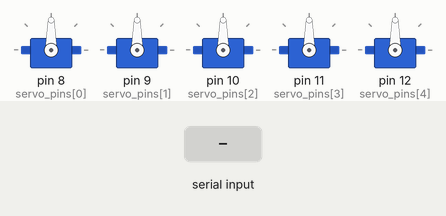
A sketch run on a simulated Arduino Uno, built with avr-gcc and run on an emulated ATmega328P. On the bench: 5 × servo. The inputs (shaded band) are chosen by the test bench.

Above: at 1.2 s.
1.3 s: "w,45\n" received over Serial
At 1.9 s:
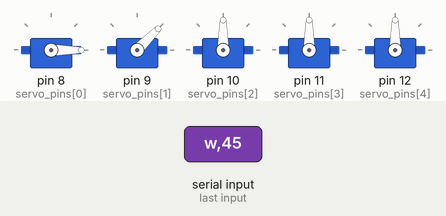
2.8 s: "w90\n" received over Serial
At 4.2 s:
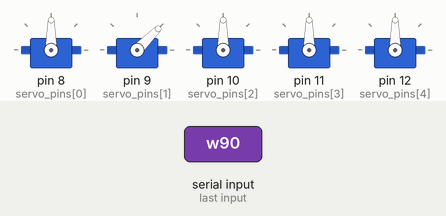
Timing chart, 0 to 5.8 s (numbered marks = the images above; inputs shaded):
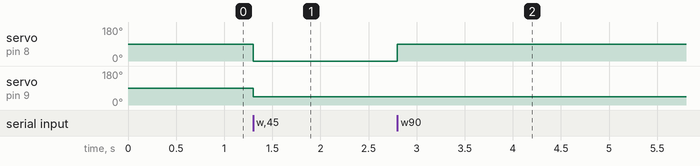

Measured:
- after the input at 1.3 s, servo on pin 8 (servo_pins[0]): 90° → 0° at once; servo on pin 9 (servo_pins[1]): 90° → 45° at once
- after the input at 2.8 s, servo on pin 8 (servo_pins[0]): 0° → 90° at once

The sketch:

servo_control.ino
```cpp
#include <Servo.h>

// Define number of joints/servos
#define NUM_JOINTS 5

// Servo objects and configurations
Servo servos[NUM_JOINTS];
const int servo_pins[NUM_JOINTS] = {8, 9, 10, 11, 12}; // Adjust pins as needed
float current_positions[NUM_JOINTS] = {90, 90, 90, 90, 90}; // Starting positions

// Servo constraints
const float MIN_ANGLE = 0.0;
const float MAX_ANGLE = 180.0;

void setup() {
    // Initialize serial communication
    Serial.begin(115200);
    Serial.setTimeout(1);

    // Initialize all servos
    for(int i = 0; i < NUM_JOINTS; i++) {
        servos[i].attach(servo_pins[i]);
        servos[i].write(current_positions[i]);
    }
}

// Validate angle is within constraints
bool isValidAngle(float angle) {
    return angle >= MIN_ANGLE && angle <= MAX_ANGLE;
}

void loop() {
    if(Serial.available()) {
        String command = Serial.readStringUntil('\n');

        // Process command based on first character
        char cmd = command.charAt(0);

        switch(cmd) {
            case 'r': // Read current positions
                // Send current positions as comma-separated values
                for(int i = 0; i < NUM_JOINTS; i++) {
                    Serial.print(current_positions[i]);
                    if(i < NUM_JOINTS - 1) {
                        Serial.print(",");
                    }
                }
                Serial.println();
                break;

            case 'w': // Write new positions
                // Expected format: "w90,90,90,90,90"
                command = command.substring(1); // Remove the 'w'
                int index = 0;
                int lastIndex = 0;

                // Parse comma-separated values
                while(lastIndex < command.length() && index < NUM_JOINTS) {
                    int nextComma = command.indexOf(',', lastIndex);
                    if(nextComma == -1) {
                        nextComma = command.length();
                    }

                    String valueStr = command.substring(lastIndex, nextComma);
                    float newPosition = valueStr.toFloat();

                    // Validate and update servo position
                    if (isValidAngle(newPosition)) {
                        servos[index].write(newPosition);
                        current_positions[index] = newPosition;
                    } else {
                        Serial.print("Invalid angle for joint ");
                        Serial.print(index);
                        Serial.println(". Skipping.");
                    }

                    lastIndex = nextComma + 1;
                    index++;
                }
                break;

            default:
                Serial.println("Unknown command");
                break;
        }
    }
    delay(1); // Small delay to prevent overwhelming the serial port
} 
```
